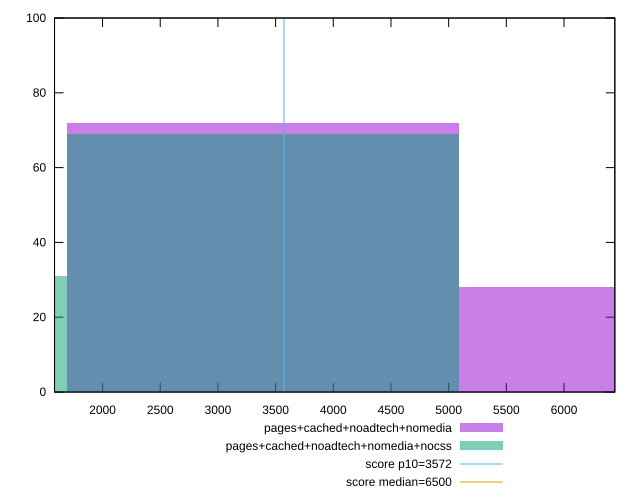

Write the gnuplot code that produced this figure.
reset

$pagesCachedNoadtechNomedia <<EOF
3390.6608767076773 72
6781.321753415355 28
EOF

$pagesCachedNoadtechNomediaNocss <<EOF
3390.6608767076773 69
0 31
EOF

set key outside below
set boxwidth 3390.6608767076773
set xrange [1583.7735000000002:6440.373500000001]
set yrange [0:100]
set trange [0:100]
set style fill transparent solid 0.5 noborder

set parametric
set terminal svg size 640, 500 enhanced background rgb 'white'
set output "report_00017_2021-02-10T15-08-03.406Z/first-cpu-idle/comparison/histogram/3_vs_4.svg"

plot $pagesCachedNoadtechNomedia title "pages+cached+noadtech+nomedia" with boxes, \
     $pagesCachedNoadtechNomediaNocss title "pages+cached+noadtech+nomedia+nocss" with boxes, \
     3572,t title "score p10=3572", \
     6500,t title "score median=6500"

reset
